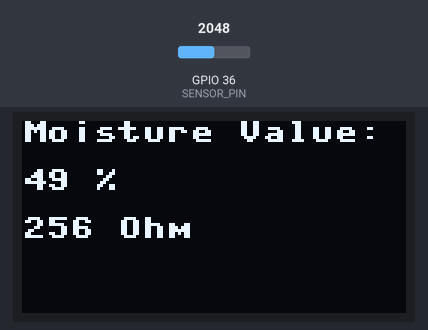
Simulated run of this program. Board: ESP32 board running MicroPython. On the bench: 128×64 one-colour display. The test bench sets the inputs (shaded band); at power-on: GPIO 36 (SENSOR_PIN) = 2048 (analog values on the 0–4095 scale).

Above: at 1.2 s.
1.3 s: GPIO 36 (SENSOR_PIN) set to 2866
At 2.6 s:
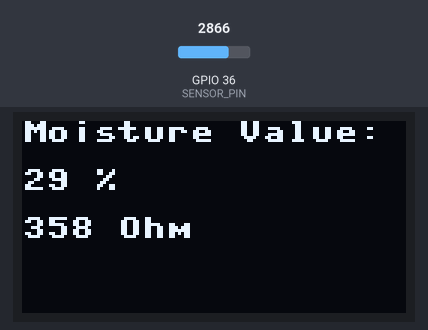
2.9 s: GPIO 36 (SENSOR_PIN) set to 3603
At 3.4 s:
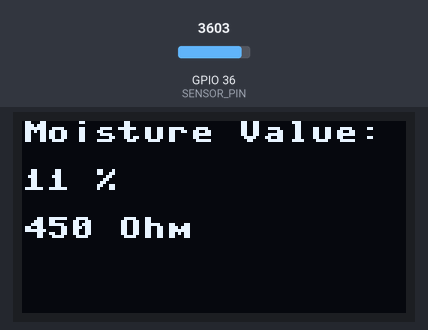
4.5 s: GPIO 36 (SENSOR_PIN) set to 4095
At 5.6 s:
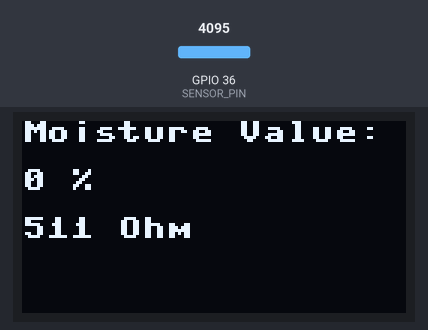
Timing chart, 0 to 7.5 s (numbered marks = the images above; inputs shaded):
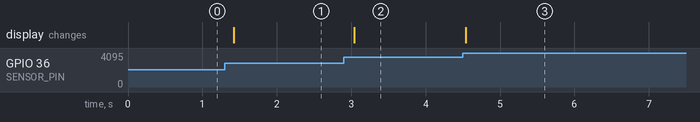

Measured:
- after the input at 1.3 s, the display: changes after 0.12 s (image 1)
- after the input at 2.9 s, the display: changes after 0.14 s (image 2)
- after the input at 4.5 s, the display: changes at once (image 3)

The program:

moisture-sensor.py
```python
import utime
from ssd1306 import SSD1306_I2C
from machine import Pin, ADC, SoftI2C

# Constants
OLED_WIDTH = 128
OLED_HEIGHT = 64

# Pin
I2C_SCL_PIN = 22
I2C_SDA_PIN = 21
SENSOR_PIN = 36

# oled
i2c = SoftI2C(scl=Pin(I2C_SCL_PIN), sda=Pin(I2C_SDA_PIN))
oled = SSD1306_I2C(OLED_WIDTH, OLED_HEIGHT, i2c)

# sensor
adc = ADC(Pin(SENSOR_PIN))
adc.width(ADC.WIDTH_9BIT)
adc.atten(ADC.ATTN_11DB)


def read_moisture():
    resistance = adc.read()
    moisture_value = (511 - resistance) * 100 // 511
    return moisture_value, resistance


def display_moisture(moisture_value, resistance):
    oled.fill(0)
    oled.text("Moisture Value:", 0, 0)
    oled.text(str(moisture_value) + " %", 0, 16)
    oled.text(str(resistance) + " Ohm", 0, 32)
    oled.show()


def main():
    while True:
        moisture_value, resistance = read_moisture()
        display_moisture(moisture_value, resistance)
        utime.sleep_ms(100)


if __name__ == "__main__":
    main()
```
